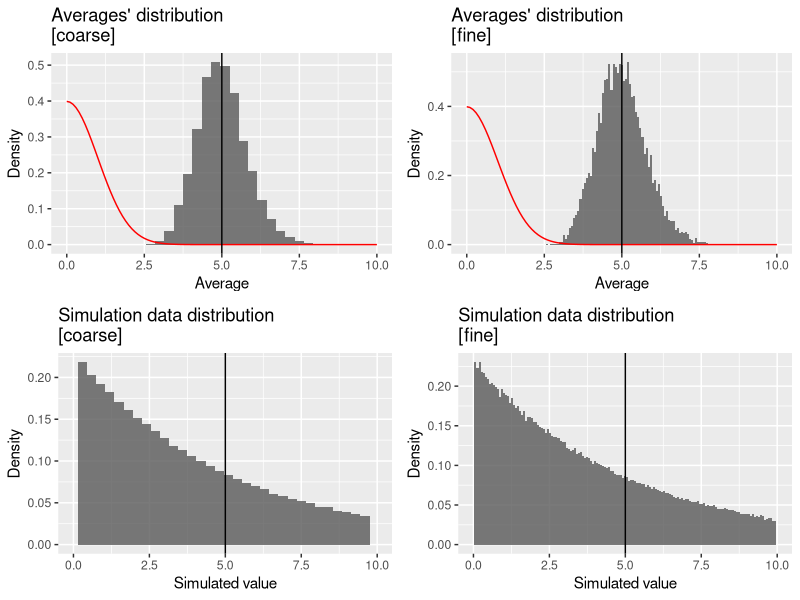
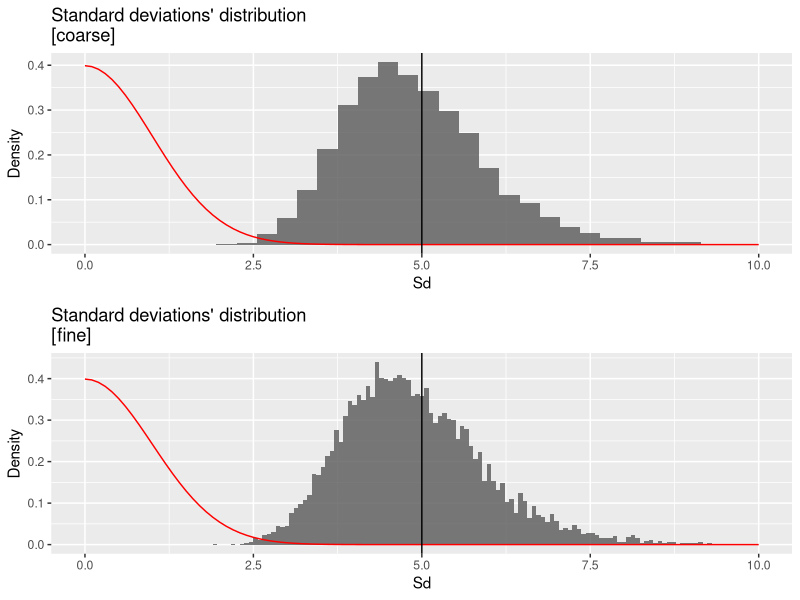

These figures' R source, in order:
## ---- chunk 1
library(dplyr)
library(ggplot2)
library(gridExtra)
library(reshape)
## ---- chunk 2
lambda <- 0.2
theoretical_mean <- 1 / lambda
theoretical_sd <- 1 / lambda

number_of_simulated_items <- 40
number_of_simulations <- 10000
set.seed(seed = 128642)
## ---- chunk 3
simulated_x <- replicate(n = number_of_simulations,
                         expr = rexp(n = number_of_simulated_items,
                                     rate = lambda))
simulation_data <- melt(simulated_x)
simulation_data <- tbl_df(simulation_data)
colnames(simulation_data) <- c("item",
                               "run",
                               "value")
simulation_data <- simulation_data %>%
  mutate(item = rep(x = 1:number_of_simulated_items,
                    times = number_of_simulations))
simulation_data <- simulation_data %>%
  select(run, item, value)
## ---- chunk 4
averages <- simulation_data %>%
  group_by(run) %>%
  summarise(average = mean(value))

avg <- mean(averages$average)
sdd <- sd(averages$average)

coarse <- ggplot(data = averages,
                 aes(x = average)) +
  geom_histogram(aes(y = ..density..),
                 binwidth = 0.3,
                 alpha = 0.8) + 
  stat_function(fun = dnorm,
                arg = list(mean = avg,
                           sd = sdd),
                color = "red") +
  geom_vline(xintercept = theoretical_mean) +
  xlim(0,10) +
  labs(title = "Averages' distribution\n[coarse]",
       x = "Average",
       y = "Density")
fine <- ggplot(data = averages,
                 aes(x = average)) +
  geom_histogram(aes(y = ..density..),
                 binwidth = 1/15,
                 alpha = 0.8) + 
  stat_function(fun = dnorm,
                arg = list(mean = avg,
                           sd = sdd),
                color = "red") +
  geom_vline(xintercept = theoretical_mean) +
  xlim(0,10) +
  labs(title = "Averages' distribution\n[fine]",
       x = "Average",
       y = "Density")
coarse_all <- ggplot(data = simulation_data,
                 aes(x = value)) +
  geom_histogram(aes(y = ..density..),
                 binwidth = 0.3,
                 alpha = 0.8) + 
  geom_vline(xintercept = theoretical_mean) +
  xlim(0,10) +
  labs(title = "Simulation data distribution\n[coarse]",
       x = "Simulated value",
       y = "Density")
fine_all <- ggplot(data = simulation_data,
                 aes(x = value)) +
  geom_histogram(aes(y = ..density..),
                 binwidth = 1/15,
                 alpha = 0.8) + 
  geom_vline(xintercept = theoretical_mean) +
  xlim(0,10) +
  labs(title = "Simulation data distribution\n[fine]",
       x = "Simulated value",
       y = "Density")
grid.arrange(coarse, fine, coarse_all, fine_all)
## ---- chunk 5
std_devs <- simulation_data %>%
  group_by(run) %>%
  summarise(std_dev = sd(value))

avg <- mean(std_devs$std_dev)
sdd <- sd(std_devs$std_dev)

coarse <- ggplot(data = std_devs,
                 aes(x = std_dev)) +
  geom_histogram(aes(y = ..density..),
                 binwidth = 0.3,
                 alpha = 0.8) + 
  stat_function(fun = dnorm,
                arg = list(mean = avg,
                           sd = sdd),
                color = "red") +
  geom_vline(xintercept = theoretical_sd) +
  xlim(0,10) +
  labs(title = "Standard deviations' distribution\n[coarse]",
       x = "Sd",
       y = "Density")
fine <- ggplot(data = std_devs,
                 aes(x = std_dev)) +
  geom_histogram(aes(y = ..density..),
                 binwidth = 1/15,
                 alpha = 0.8) + 
  stat_function(fun = dnorm,
                arg = list(mean = avg,
                           sd = sdd),
                color = "red") +
  geom_vline(xintercept = theoretical_sd) +
  xlim(0,10) +
  labs(title = "Standard deviations' distribution\n[fine]",
       x = "Sd",
       y = "Density")
grid.arrange(coarse, fine)
